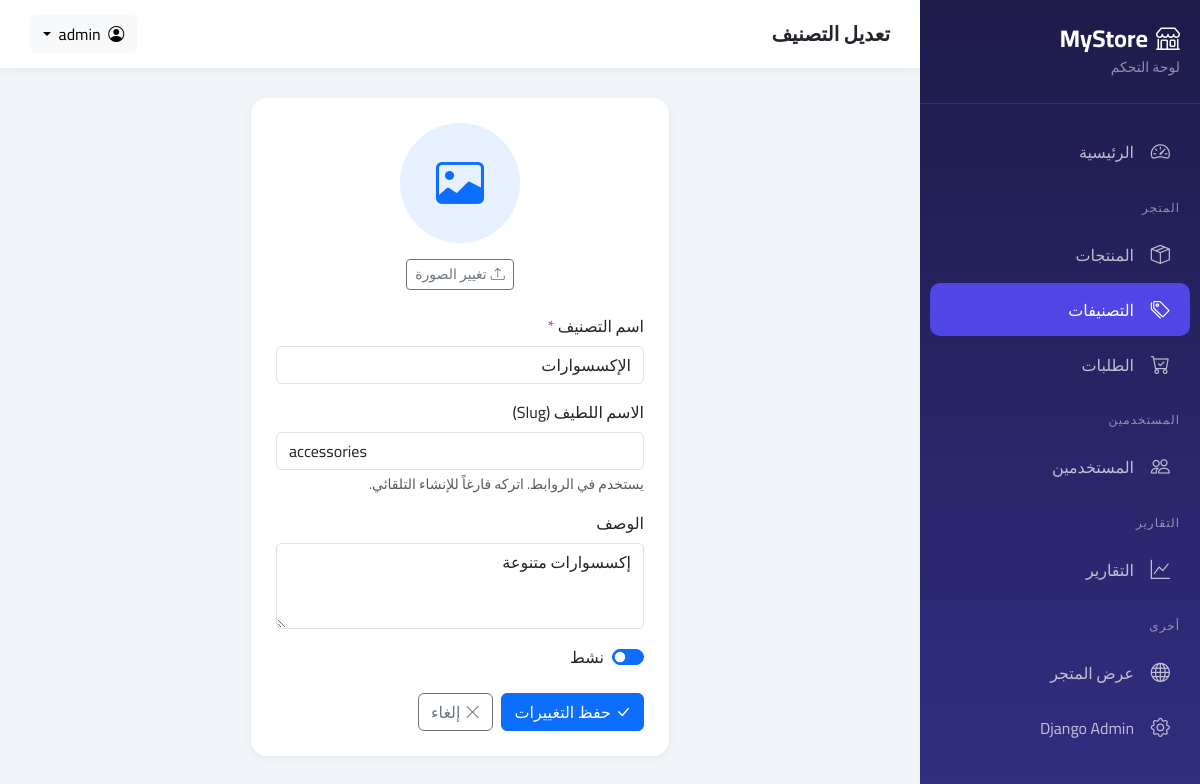
Page /dashboard/categories/8/edit/ (signed in) on the committed database.
### products/models.py (models this page shows, shortened)
class Category(models.Model):
    name = models.CharField(max_length=100, unique=True)
    slug = models.SlugField(max_length=100, unique=True, blank=True)
    description = models.TextField(blank=True)
    image = models.ImageField(upload_to=secure_image_path, blank=True, null=True)
    parent = models.ForeignKey(
        'self',
        on_delete=models.CASCADE,
        null=True,
        blank=True,
        related_name='children'
    )
    is_active = models.BooleanField(default=True)
    created_at = models.DateTimeField(auto_now_add=True)
    updated_at = models.DateTimeField(auto_now=True)
    class Meta:
        verbose_name_plural = 'Categories'
        ordering = ['name']

### dashboard/views.py (the view, shortened to what this page needs)
# urls.py: path('categories/<int:pk>/edit/', views.category_edit, name='category_edit'),
@staff_required
@csrf_protect
@require_http_methods(["GET", "POST"])
def category_edit(request, pk):
    category = get_object_or_404(Category, pk=pk)
    return render(request, 'dashboard/categories/form.html', {
        'category': category,
        'action': 'edit'
    })

### dashboard/views.py (called while the page is built)
def is_staff(user):
    return user.is_authenticated and (user.is_staff or user.is_superuser)

### templates/dashboard/categories/form.html (shortened to what this page needs)
{% extends 'dashboard/base.html' %}
{% block page_title %}{% if category %}تعديل التصنيف{% else %}إضافة تصنيف جديد{% endif %}{% endblock %}
{% block content %}
<div class="row justify-content-center">
    <div class="col-lg-6">
        <div class="stat-card">
            <form method="post" enctype="multipart/form-data">
                <div class="mb-4 text-center">
                    <div class="mb-3">
                        {% if category and category.image %}
                        <img id="imagePreview" src="{{ category.image.url }}" alt="{{ category.name }}" class="rounded-circle" style="width: 120px; height: 120px; object-fit: cover;">
                        {% else %}
                        <div id="imagePlaceholder" class="bg-primary bg-opacity-10 rounded-circle mx-auto d-flex align-items-center justify-content-center" style="width: 120px; height: 120px;">
                            <i class="bi bi-image text-primary" style="font-size: 3rem;"></i>
                        </div>
                        {% endif %}
                    </div>
                    <label for="id_image" class="btn btn-sm btn-outline-secondary">
                        <i class="bi bi-upload me-1"></i>تغيير الصورة
                    </label>
                </div>
                <div class="mb-3">
                    <label for="id_name" class="form-label">اسم التصنيف <span class="text-danger">*</span></label>
                    <input type="text" name="name" id="id_name" class="form-control" value="{{ category.name|default:'' }}" required>
                </div>
                <div class="mb-3">
                    <label for="id_slug" class="form-label">الاسم اللطيف (Slug)</label>
                    <input type="text" name="slug" id="id_slug" class="form-control" value="{{ category.slug|default:'' }}" dir="ltr" placeholder="يتم إنشاؤه تلقائياً">
                    <div class="form-text">يستخدم في الروابط. اتركه فارغاً للإنشاء التلقائي.</div>
                </div>
                <div class="mb-3">
                    <label for="id_description" class="form-label">الوصف</label>
                    <textarea name="description" id="id_description" class="form-control" rows="3">{{ category.description|default:'' }}</textarea>
                </div>
                <div class="mb-4">
                    <div class="form-check form-switch">
                        <input type="checkbox" name="is_active" id="id_is_active" class="form-check-input" role="switch" {% if category.is_active or not category %}checked{% endif %}>
                        <label for="id_is_active" class="form-check-label">نشط</label>
                    </div>
                </div>
                <div class="d-flex gap-2">
                    <button type="submit" class="btn btn-primary">
                        <i class="bi bi-check-lg me-1"></i>{% if category %}حفظ التغييرات{% else %}إضافة التصنيف{% endif %}
                    </button>
                    <a href="{% url 'dashboard:categories' %}" class="btn btn-outline-secondary">
                        <i class="bi bi-x-lg me-1"></i>إلغاء
                    </a>
                </div>
            </form>
        </div>
    </div>
</div>
{% endblock %}

### rows in the picture
Category: name "الإكسسوارات", slug "accessories", description "إكسسوارات متنوعة", is_active "☑"
